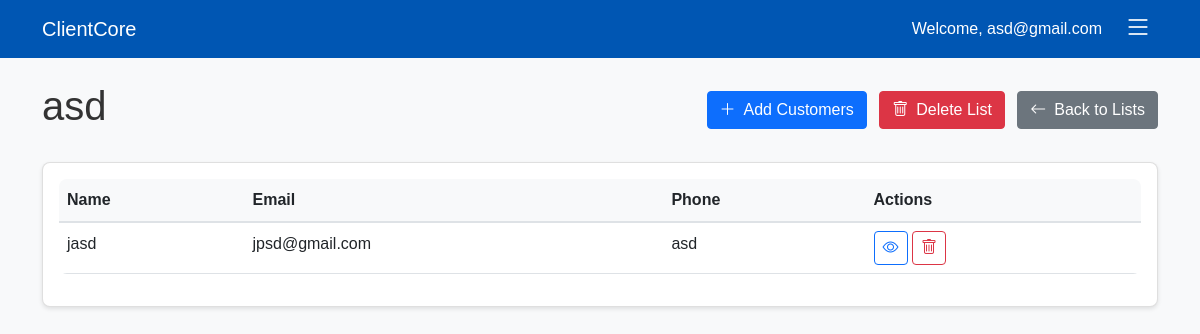
The app's page /list/1 (signed in) with its own data.
### tables this page shows
CREATE TABLE customer_lists
                 (id INTEGER PRIMARY KEY AUTOINCREMENT,
                  name TEXT NOT NULL,
                  user_id INTEGER,
                  created_at TIMESTAMP DEFAULT CURRENT_TIMESTAMP,
                  FOREIGN KEY (user_id) REFERENCES users (id));

CREATE TABLE customers
                 (id INTEGER PRIMARY KEY AUTOINCREMENT,
                  name TEXT NOT NULL,
                  email TEXT,
                  phone TEXT,
                  address TEXT,
                  gender TEXT,
                  status TEXT DEFAULT 'New',
                  created_at TIMESTAMP DEFAULT CURRENT_TIMESTAMP);

### app.py (the view)
@app.route('/list/<int:list_id>')
def view_list(list_id):
    if 'user_id' not in session:
        return redirect(url_for('login'))
    conn = get_db()
    cursor = conn.cursor()
    cursor.execute('SELECT * FROM customer_lists WHERE id = ? AND user_id = ?',
                  (list_id, session['user_id']))
    list_data = cursor.fetchone()
    if not list_data:
        flash('List not found or unauthorised', 'error')
        return redirect(url_for('lists'))
    cursor.execute('''SELECT c.* FROM customers c
                 JOIN list_customers lc ON c.id = lc.customer_id
                 WHERE lc.list_id = ?
                 ORDER BY c.name''', (list_id,))
    customers = cursor.fetchall()
    cursor.execute('''SELECT c.* FROM customers c
                 WHERE c.id NOT IN (
                     SELECT customer_id FROM list_customers WHERE list_id = ?
                 )
                 ORDER BY c.name''', (list_id,))
    available_customers = cursor.fetchall()
    conn.close()
    return render_template('view_list.html',
                         list_id=list_id,
                         list_name=list_data['name'],
                         customers=customers,
                         available_customers=available_customers)

### app.py (called while the page is built)
def get_db():
    conn = sqlite3.connect('crm.db')
    conn.row_factory = sqlite3.Row
    return conn

### templates/view_list.html (shortened to what this page needs)
<!DOCTYPE html>
<html lang="en">
<head>
    <link href="https://cdn.jsdelivr.net/npm/bootstrap@5.1.3/dist/css/bootstrap.min.css" rel="stylesheet">
    <link href="https://cdn.jsdelivr.net/npm/bootstrap-icons@1.7.2/font/bootstrap-icons.css" rel="stylesheet">
</head>
<body>
    <nav class="navbar navbar-expand-lg navbar-dark">
        <div class="container">
            <a class="navbar-brand" href="{{ url_for('index') }}">ClientCore</a>
            <div class="d-flex align-items-center">
                <span class="text-white me-3">Welcome, {{ session.email }}</span>
                <div class="dropdown">
                    <button class="menu-button" type="button" id="dropdownMenuButton" data-bs-toggle="dropdown" aria-expanded="false">
                        <i class="bi bi-list"></i>
                    </button>
                </div>
            </div>
        </div>
    </nav>
    <div class="container py-4">
        <div class="d-flex justify-content-between align-items-center mb-4">
            <h1>{{ list_name }}</h1>
            <div>
                <button type="button" class="btn btn-primary me-2" data-bs-toggle="modal" data-bs-target="#addCustomersModal">
                    <i class="bi bi-plus-lg me-2"></i>Add Customers
                </button>
                <button type="button" class="btn btn-danger me-2" data-bs-toggle="modal" data-bs-target="#deleteListModal">
                    <i class="bi bi-trash me-2"></i>Delete List
                </button>
                <a href="{{ url_for('lists') }}" class="btn btn-secondary">
                    <i class="bi bi-arrow-left me-2"></i>Back to Lists
                </a>
            </div>
        </div>
        <div class="card">
            <div class="card-body">
                <div class="table-responsive">
                    <table class="table table-hover">
                        <thead>
                            <tr>
                                <th>Name</th>
                                <th>Email</th>
                                <th>Phone</th>
                                <th>Actions</th>
                            </tr>
                        </thead>
                        <tbody>
                            {% for customer in customers %}
                            <tr>
                                <td>{{ customer.name }}</td>
                                <td>{{ customer.email }}</td>
                                <td>{{ customer.phone }}</td>
                                <td>
                                    <a href="{{ url_for('view_customer', customer_id=customer.id) }}" class="btn btn-action btn-outline-primary" title="View">
                                        <i class="bi bi-eye"></i>
                                    </a>
                                    <button type="button" class="btn btn-action btn-outline-danger" title="Remove" onclick="confirmRemove({{ customer.id }})">
                                        <i class="bi bi-trash"></i>
                                    </button>
                                </td>
                            </tr>
                            {% endfor %}
                        </tbody>
                    </table>
                </div>
            </div>
        </div>
    </div>
</body>
</html>

### templates/view_list.html (style rules this page uses)
:root { --primary-color: #0056b3; --secondary-color: #6c757d; --success-color: #28a745; --danger-color: #dc3545; --warning-color: #ffc107; --info-color: #17a2b8; --light-color: #f8f9fa; --dark-color: #343a40; }
body { font-family: Arial, sans-serif; line-height: 1.6; color: #333; background-color: #f8f9fa; display: flex; flex-direction: column; min-height: 100vh; }
.navbar { background-color: var(--primary-color); }
.navbar-brand { color: white !important; }
.card { border-radius: 0.5rem; box-shadow: 0 2px 4px rgba(0,0,0,0.1); }
.menu-button { font-size: 1.75rem; padding: 0.5rem; color: white; background: none; border: none; cursor: pointer; transition: all 0.2s ease; display: flex; align-items: center; justify-content: center; width: 40px; height: 40px; border-radius: 50%; }
.menu-button i { transition: transform 0.2s ease; }
.table { background-color: white; border-radius: 0.5rem; overflow: hidden; }
.table thead th { background-color: var(--light-color); border-bottom: 2px solid #dee2e6; }
.btn-action { padding: 0.25rem 0.5rem; font-size: 0.875rem; border-radius: 0.25rem; }
.btn-action i { font-size: 1rem; }

### records on screen
customer_lists: name "asd"
customers: name "jasd", email "jpsd@gmail.com", phone "asd"

### other values on screen
{{ session.email }} "asd@gmail.com"
